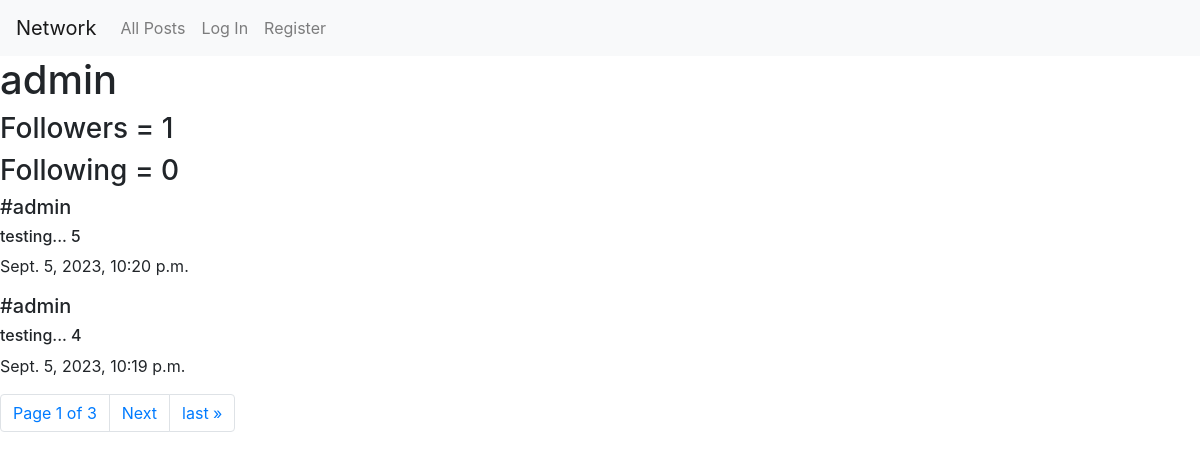
The page /profile/2 on the database its author committed.
### network/models.py (models this page shows, shortened)
class User(AbstractUser):
    pass

class Post(models.Model):
    content = models.CharField(max_length=260)
    user = models.ForeignKey(User, on_delete=models.CASCADE, related_name="writer")
    date = models.DateTimeField(auto_now_add=True)

### network/views.py (the view)
# urls.py: path("profile/<int:user_id>", views.profile, name="profile"),
def profile(request, user_id):
    user = User.objects.get(pk=user_id)
    allPosts = Post.objects.filter(user=user).order_by("id").reverse()
    paginator = Paginator(allPosts, 2)
    page_number = request.GET.get('page')
    page_obj = paginator.get_page(page_number)
    following = Follow.objects.filter(user=user)
    followers = Follow.objects.filter(user_followed=user)
    try:
        checkFollow = followers.filter(user=User.objects.get(pk=request.user.id))
        if len(checkFollow) !=0:
            isFollowing = True
        else:
            isFollowing = False
    except:
        isFollowing = False
    return render(request, "network/profile.html", {
        "allPosts": allPosts,
        "page_obj": page_obj,
        "username": user.username,
        "following": following,
        "followers": followers,
        "isFollowing": isFollowing,
        "userExist": user
    })

### network/templates/network/profile.html (shortened to what this page needs)
{% extends "network/layout.html" %}
{% block body %}
    <div id="body">
        <h1>{{ username }}</h1>
        <div class="">
            <div class="">
                <h3 class="">Followers = {{ followers.count }} </h3>
                <h3 class="">Following = {{ following.count }}</h3>
            </div>
        </div>
    </div>
    <div class="allPosts">
        {% for post in page_obj %}
            <div>
                <h5 class="username">#{{ post.user }}</h5>
                <h6 class="content">{{ post.content }}</h6>
                <p class="date">{{ post.date }}</p>
            </div>
        {% endfor %}
    </div>
    <nav aria-label="Page navigation example">
        <ul class="pagination">
                <li class="page-item"><a href="" class="page-link">Page {{ page_obj.number }} of {{ page_obj.paginator.num_pages }}</a></li>
            {% if page_obj.has_next %}
                <li class="page-item"><a class="page-link" href="?page={{ page_obj.next_page_number }}">Next</a></li>
                <li class="page-item"><a class="page-link" href="?page={{ page_obj.paginator.num_pages }}">last &raquo;</a></li>
            {% endif %}
        </ul>
      </nav>
{% endblock %}

### rows shown on the page
User: username "admin"
Post: user "admin", content "testing... 5", date "Sept. 5, 2023, 10:20 p.m."
Post: user "admin", content "testing... 4", date "Sept. 5, 2023, 10:19 p.m."

### other values the page prints
{{ followers.count }} "1"
{{ following.count }} "0"
{{ page_obj.number }} "1"
{{ page_obj.paginator.num_pages }} "3"
